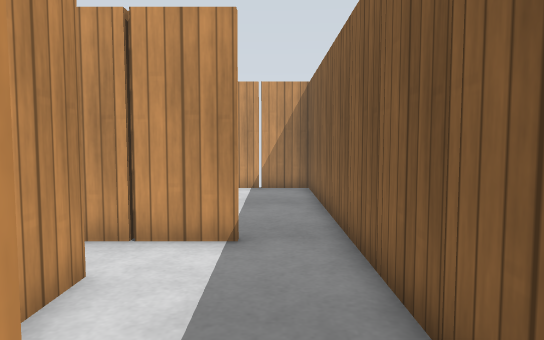
view 1 (above)

20 first-person views from a walk through a robot-simulator world made for Gazebo. The camera is 0.86 m above the floor, tilts 4° down and sees 70° across. The floor is counted in squares, 0.5 m on a side. Each view is taken from the middle of a square. On the plan, view 1 faces up. The plan holds only what a view shows up to about 18 squares ahead; the rest is blank. Gazebo's built-in surfaces are drawn with simple patterns.

view 2
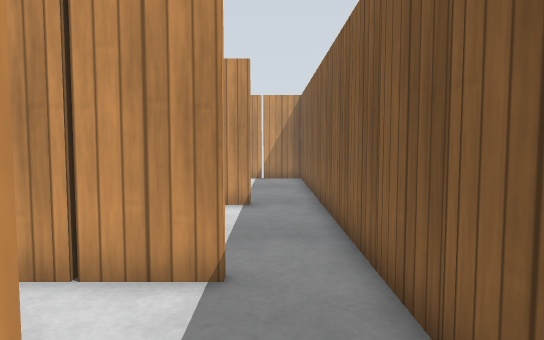

view 3
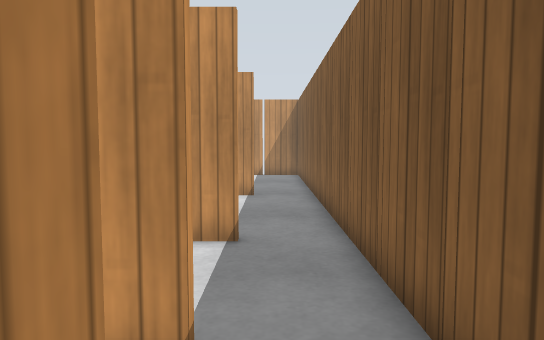

view 4
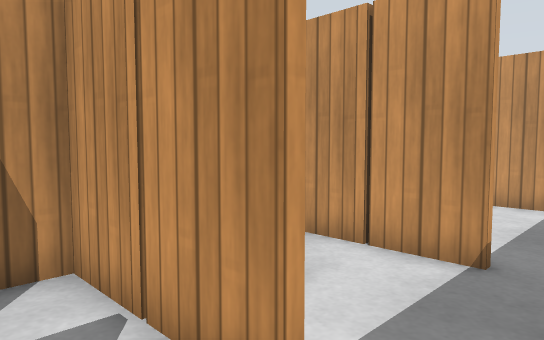

view 5
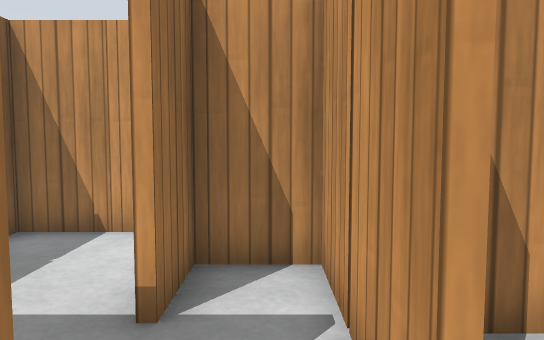

view 6
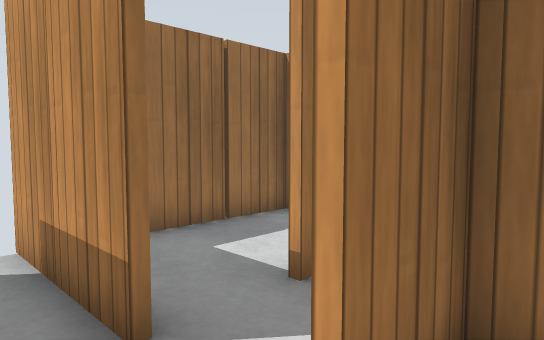

view 7
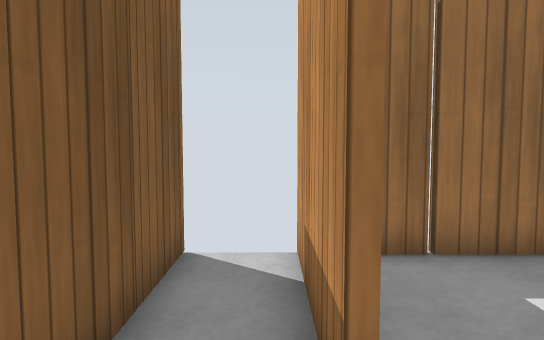

view 8
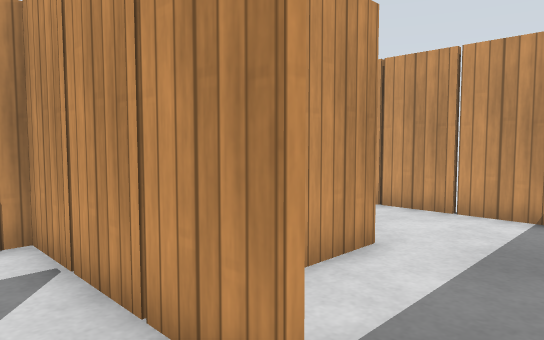

view 9
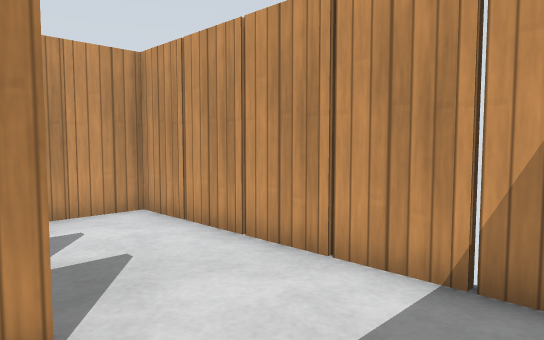

view 10
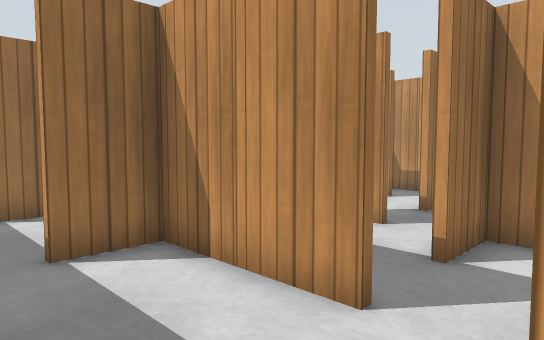

view 11
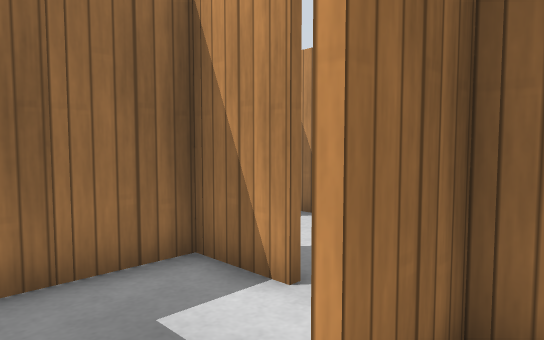

view 12
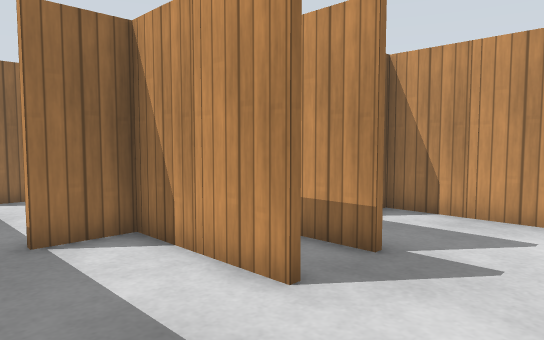

view 13
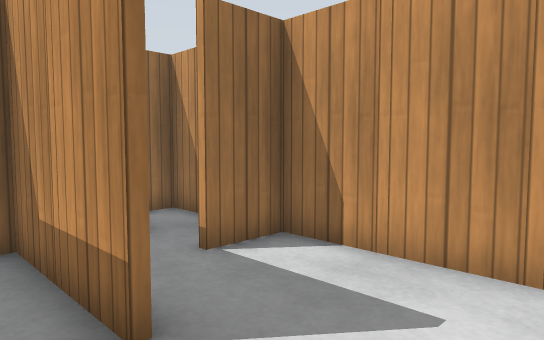

view 14
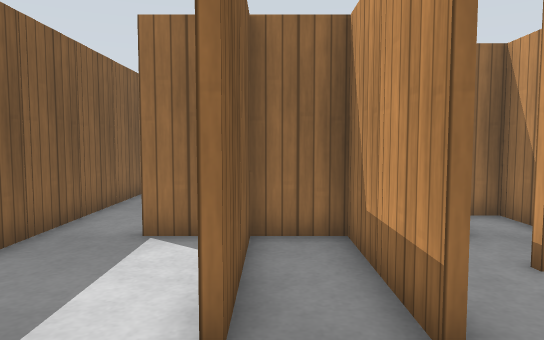

view 15
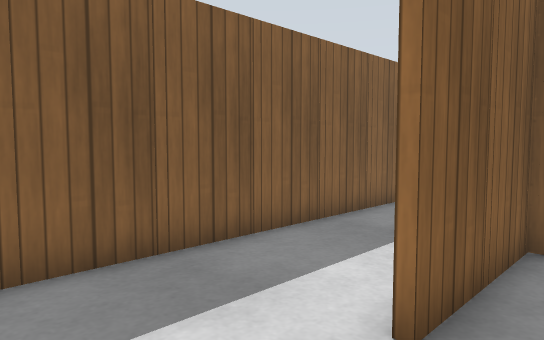

view 16
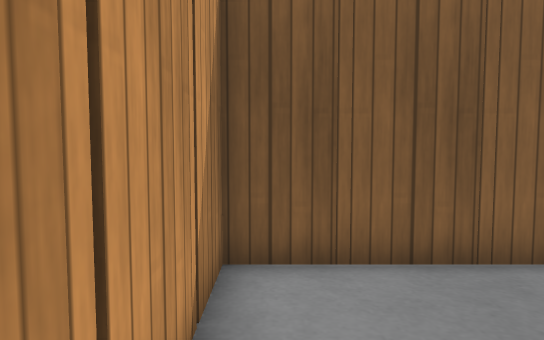

view 17
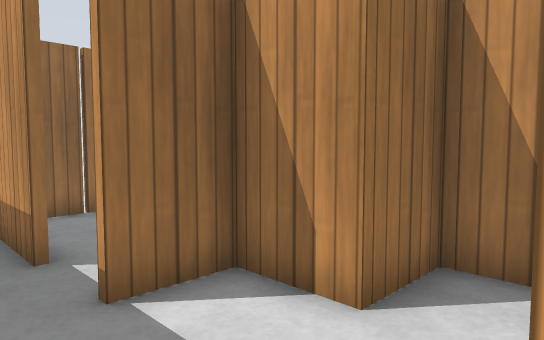

view 18
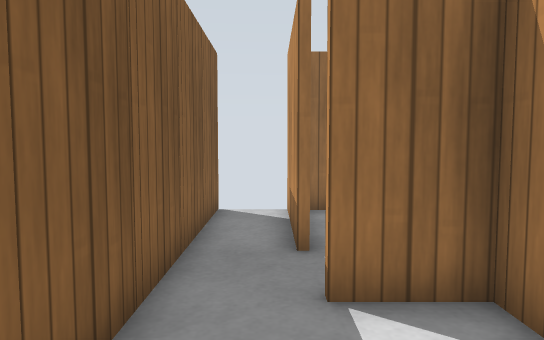

view 19
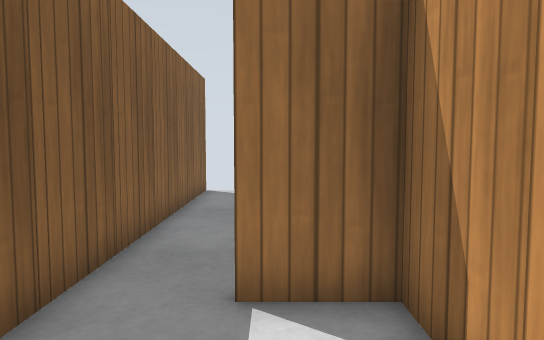

view 20
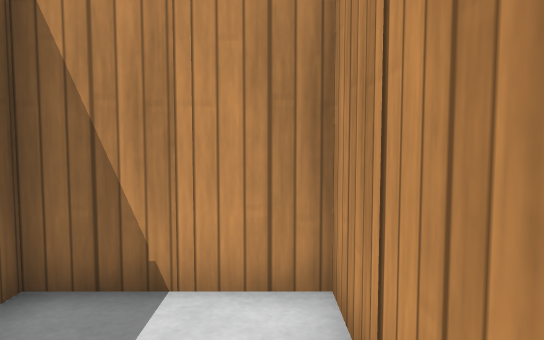

### Floor plan
Points are (right, up) in squares from view 1. A wall is a line through its corners. A room is listed if a view was taken in it or the views show most of it. See-through windows are left out.
Room 1 (views 1, 2, 3, 4, 5, 6, 7, 8, 9, 10, 11, 12, 13, 14, 15, 16, 17, 18, 19, 20)
walls: (-8.4, 6.1) (-8.4, 5.5); (-5.4, 6.7) (-6.4, 6.7) (-6.4, 5.5); (-5.5, 4.9) (-4.5, 4.9); (-7.5, 8.9) (-6.5, 8.9); (-9, 2.9) (-8.5, 2.9); (-6.4, 3) (-6.4, 0.9) (-3.8, 0.9); (-4.4, 8.6) (-4.4, 7.5); (-8.4, 10.6) (-8.4, 9.5); (-2.6, 7.5) (-2.6, 11); (-2.4, 5) (-2.4, 3.5); (-4.4, 11) (-4.4, 9.5); (-2.4, 8.6) (-2.4, 7.5); (-1.6, 6.9) (-0.5, 6.9); (-2.4, 2.6) (-2.4, 1.5); (-8.4, 12.6) (-8.4, 11.5); (-4.4, 0) (-4.4, -1.1) (-2.4, -1.1) (-2.4, -2.5); (-2.4, 11) (-2.4, 9.4); (-0.5, 6.7) (-1.5, 6.7); (-1.5, 0.9) (-0.5, 0.9); (-0.5, 0.7) (-1.5, 0.7); (-3.4, -3.3) (-4.4, -3.3) (-4.4, -4.5); (-1.5, -3.1) (-0.5, -3.1); (-5.4, -5.3) (-6.4, -5.3) (-6.4, -6.5); (-0.5, -3.3) (-1.5, -3.3); (-3.5, -5.1) (-2.5, -5.1); (-2.9, -5.3) (-3.5, -5.3); (-0.4, -5) (-0.4, -6.5); (-6.4, -7.4) (-6.4, -8.9) (-0.9, -8.9); (-0.4, -7.4) (-0.4, -8.5); (1.4, -8.5) (1.4, 14.7) (-8.4, 14.7) (-8.4, 13.4)
ways out: opening at (-10, 2.6); opening at (-6, -8)
objects: wooden post (-9, 11); wooden post (-9, 13); wooden post (-8, 5); wooden post (-8, 9); wooden post (-7, 15); wooden post (-6, 5); wooden post (-5, -9); wooden post (-5, -5); wooden post (-5, 7); wooden post (-5, 9); wooden post (-5, 15); wooden post (-4, -5); wooden post (-4, 7); wooden post (-3, -9); wooden post (-3, -3); wooden post (-3, 1); wooden post (-3, 3); wooden post (-3, 7); wooden post (-3, 9); wooden post (-3, 15); wooden post (-2, -3); wooden post (-2, 1); wooden post (-2, 7); wooden post (-1, -7); wooden post (-1, 15); wooden post (0, -9); wooden post (1, -9); wooden post (2, -7); wooden post (2, -5); wooden post (2, -3); wooden post (2, -1); wooden post (2, 1); wooden post (2, 3); wooden post (2, 5); wooden post (2, 7); wooden post (2, 9); wooden post (2, 11); wooden post (2, 13)

Where each view was taken, in squares from view 1:
view 1: 0 up, 0 right, facing up
view 2: 4 down, 0 right, facing up
view 3: 6 down, 0 right, facing up
view 4: 5 down, 1 right, facing up-left
view 5: 4 down, 1 right, facing left
view 6: 2 down, 1 right, facing down-left
view 7: 3 down, 0 right, facing down
view 8: 5 up, 1 right, facing up-left
view 9: 10 up, 1 right, facing up-left
view 10: 7 up, 1 right, facing down-left
view 11: 6 up, 3 left, facing down-left
view 12: 14 up, 1 right, facing down-left
view 13: 14 up, 3 left, facing down-left
view 14: 14 up, 3 left, facing down
view 15: 14 up, 4 left, facing down-right
view 16: 14 up, 4 left, facing right
view 17: 1 up, 1 right, facing down-left
view 18: 1 up, 0 right, facing down
view 19: 5 up, 1 left, facing down
view 20: 6 down, 2 left, facing left
